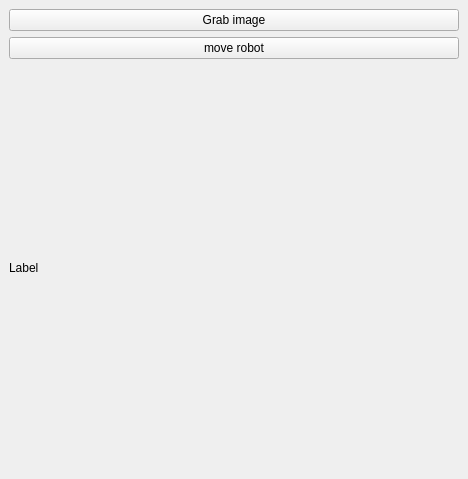
<?xml version="1.0" encoding="UTF-8"?>
<ui version="4.0">
 <class>SamplePlugin</class>
 <widget class="QDockWidget" name="SamplePlugin">
  <property name="geometry">
   <rect>
    <x>0</x>
    <y>0</y>
    <width>468</width>
    <height>479</height>
   </rect>
  </property>
  <property name="windowTitle">
   <string>DockWidget</string>
  </property>
  <widget class="QWidget" name="dockWidgetContents">
   <layout class="QVBoxLayout" name="verticalLayout_2">
    <item>
     <layout class="QVBoxLayout" name="verticalLayout">
      <item>
       <widget class="QPushButton" name="_btn0">
        <property name="text">
         <string>Grab image</string>
        </property>
       </widget>
      </item>
      <item>
       <widget class="QPushButton" name="_btn1">
        <property name="text">
         <string>move robot</string>
        </property>
       </widget>
      </item>
      <item>
       <widget class="QLabel" name="_label">
        <property name="text">
         <string>Label</string>
        </property>
       </widget>
      </item>
     </layout>
    </item>
   </layout>
  </widget>
 </widget>
 <resources/>
 <connections/>
</ui>
